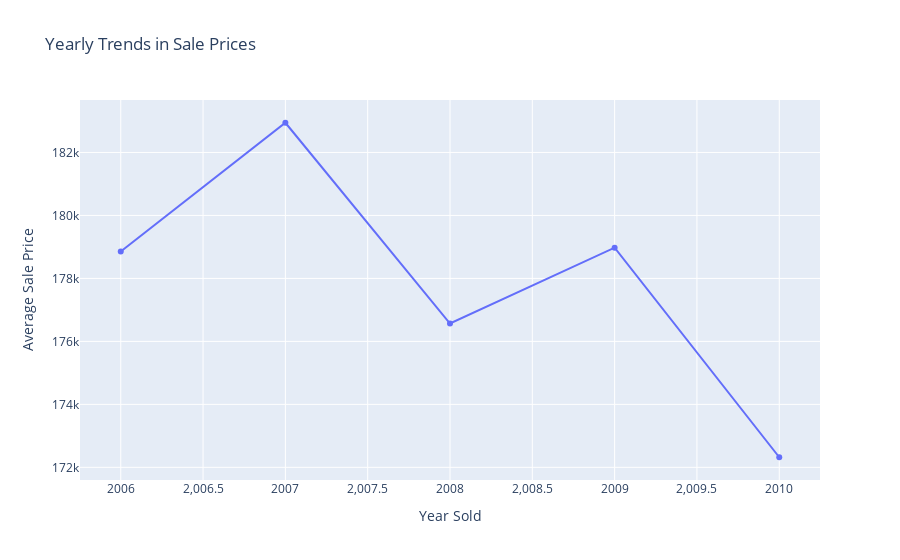

Notebook cell for this chart:
### Code cell
avg_sale_price_per_year = df_train.groupby('YrSold')['SalePrice'].mean().reset_index()

# Now, create the line chart with the average sale price
yearly_trends_fig = px.line(avg_sale_price_per_year, x='YrSold', y='SalePrice',
                            title='Yearly Trends in Sale Prices',
                            labels={"YrSold": "Year Sold", "SalePrice": "Average Sale Price"},
                            markers=True)
yearly_trends_fig.show()

### Figure 1 — Plotly figure (JSON) as saved in the notebook; plotly's stock layout.template omitted (floating-point values rounded to 4 significant figures)
{"data": [{"hovertemplate": "Year Sold=%{x}<br>Average Sale Price=%{y}<extra></extra>", "legendgroup": "", "line": {"color": "#636efa", "dash": "solid"}, "marker": {"symbol": "circle"}, "mode": "markers+lines", "name": "", "orientation": "v", "showlegend": false, "type": "scatter", "x": [2006, 2007, 2008, 2009, 2010], "xaxis": "x", "y": [178900.0, 182900.0, 176600.0, 179000.0, 172300.0], "yaxis": "y"}], "layout": {"legend": {"tracegroupgap": 0}, "title": {"text": "Yearly Trends in Sale Prices"}, "xaxis": {"anchor": "y", "domain": [0, 1], "title": {"text": "Year Sold"}}, "yaxis": {"anchor": "x", "domain": [0, 1], "title": {"text": "Average Sale Price"}}}}
